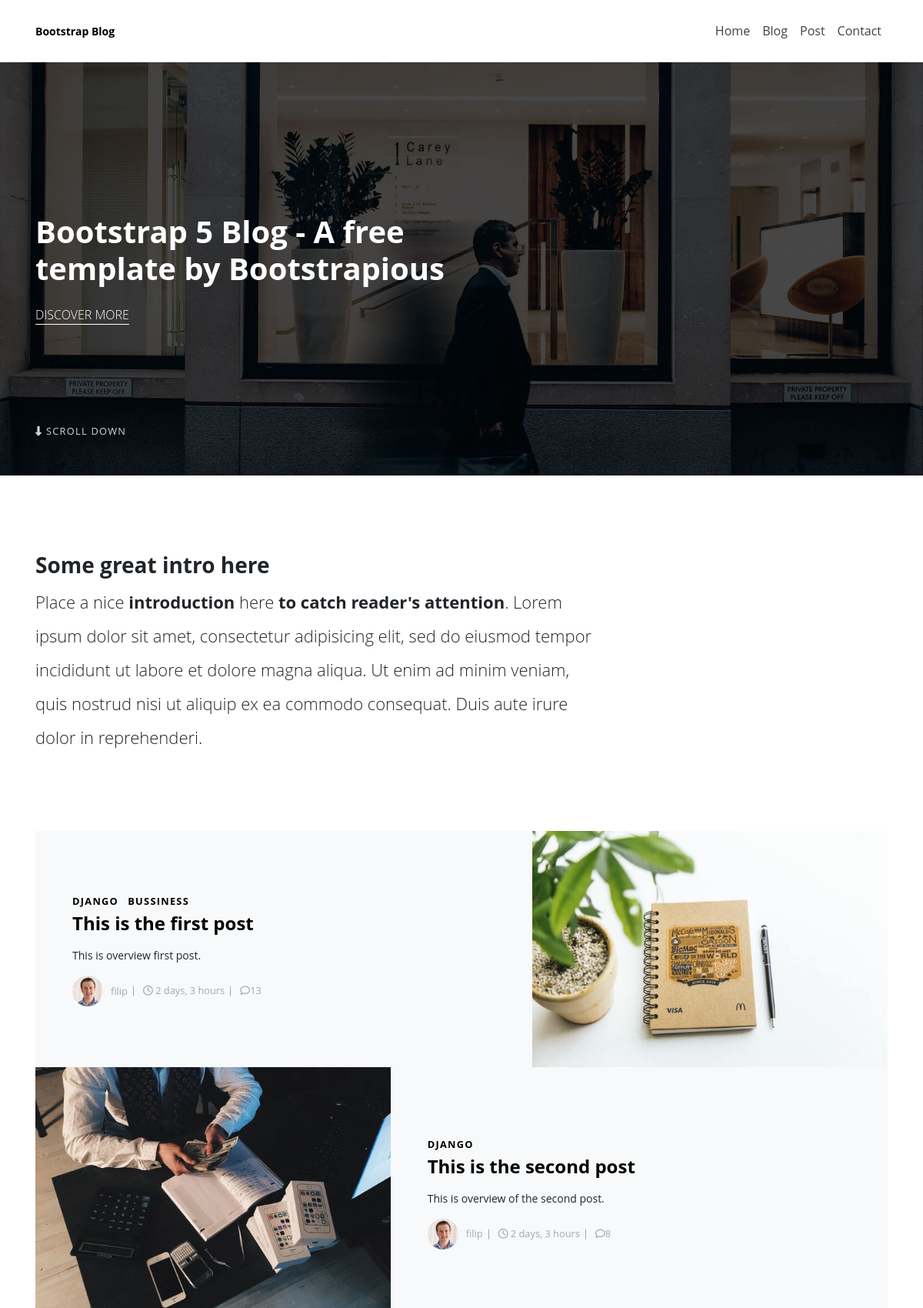
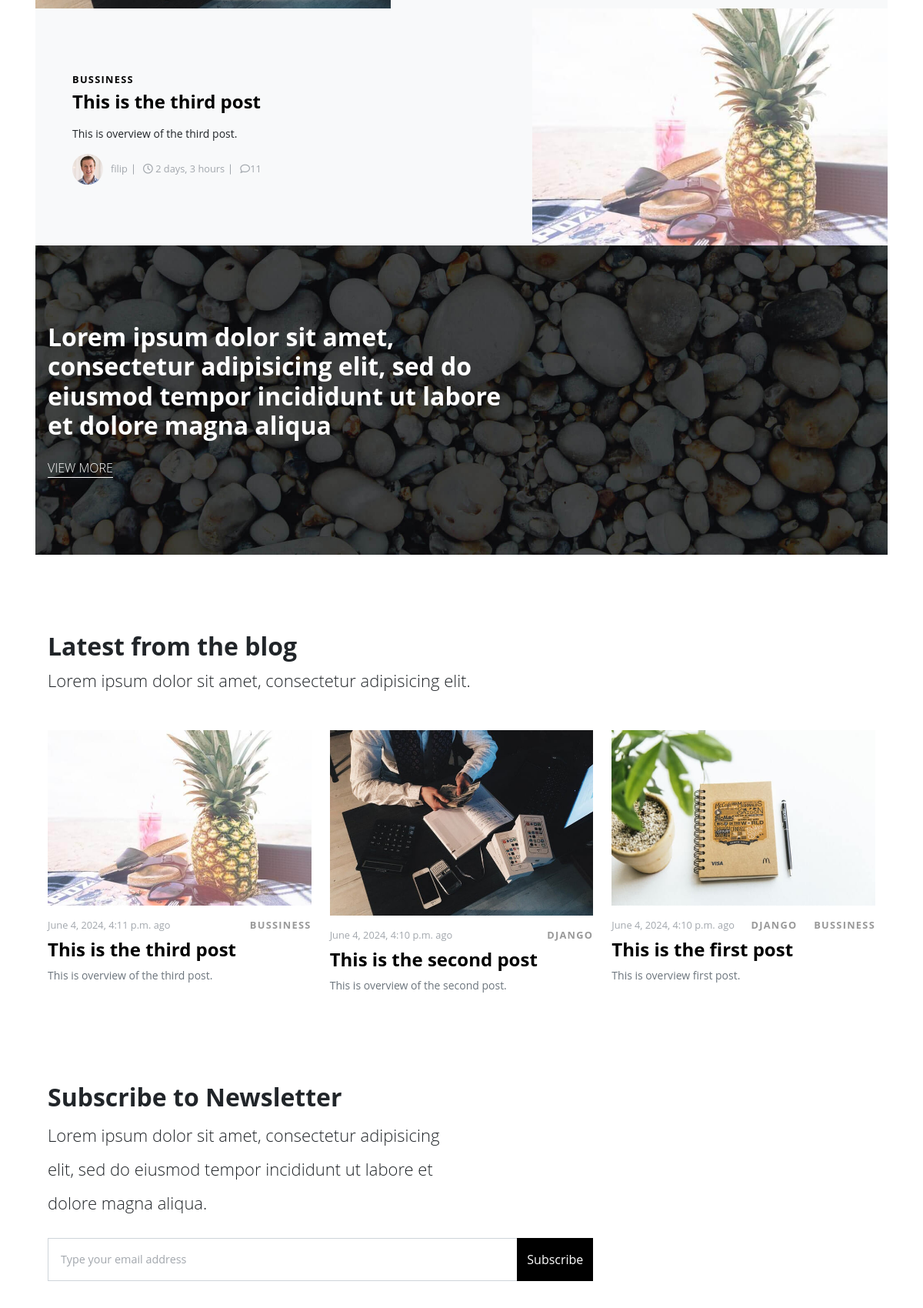
The page / (upper part) on the database its author committed (2 pictures, top to bottom).
### posts/models.py (models this page shows, shortened)
class Category(models.Model):
    title = models.CharField(max_length=20)
    def __str__(self):  return self.title

class Post(models.Model):
    title = models.CharField(max_length=100)
    overview = models.TextField()
    timestamp = models.DateTimeField(auto_now_add=True)
    comment_count = models.IntegerField(default = 0)
    author = models.ForeignKey(Author, on_delete = models.CASCADE)
    thumbnail = models.ImageField()
    categories = models.ManyToManyField(Category)
    featured = models.BooleanField()

class Author(models.Model):
    user = models.OneToOneField(User, on_delete=models.CASCADE)
    profile_picture = models.ImageField()
    def __str__(self):  return self.user.username

### posts/views.py (the view)
# urls.py: path('', index),
def index(request):
    featured = Post.objects.filter(featured=True)
    latest = Post.objects.order_by('-timestamp')[0:3]
    if request.method == 'POST':
        email = request.POST["email"]
        new_signup = Signup()
        new_signup.email = email
        new_signup.save()
    context = {
        'object_list'   : featured,
        'latest'        : latest
    }
    return render(request, 'index.html', context)

### templates/index.html (shortened to what this page needs)
{% extends 'base.html' %}
{% load static %}
{% block content %}
    <section class="hero position-relative" style="background: url({% static 'img/hero.jpg' %}); background-size: cover; background-position: center center">
      <div class="container text-white py-5">
        <div class="row py-lg-5">
          <div class="col-lg-7">
            <h1>Bootstrap 5 Blog - A free template by Bootstrapious</h1><a class="link-underline mt-3" href = "{% static '#!' %}">Discover More</a>
          </div>
        </div><a class="continue text-gray-400 position-absolute bottom-0 mb-5 z-index-20 link-transition small text-uppercase" href = "{% static '#intro' %}"><i class="fas fa-long-arrow-alt-down"></i> Scroll Down</a>
      </div>
    </section>
    <section id="intro">
      <div class="container">
        <div class="row">
          <div class="col-lg-8">
            <h2 class="h3">Some great intro here</h2>
            <p class="text-lg fw-light lh-lg mb-0">Place a nice <strong>introduction</strong> here <strong>to catch reader's attention</strong>. Lorem ipsum dolor sit amet, consectetur adipisicing elit, sed do eiusmod tempor incididunt ut labore et dolore magna aliqua. Ut enim ad minim veniam, quis nostrud nisi ut aliquip ex ea commodo consequat. Duis aute irure dolor in reprehenderi.</p>
          </div>
        </div>
      </div>
    </section>
    <section class="pt-0">
      <div class="container">
        {% for obj in object_list %}
        <div class="row d-flex align-items-stretch g-0">
          {% if not forloop.first and not forloop.last %}
          <div class="col-lg-5"><img class="img-fluid" src = "{{ obj.thumbnail.url }}" alt="..."></div>
          {% endif %}
          <div class="col-lg-7">
            <div class="text-inner d-flex align-items-center h-100 bg-light">
              <div class="content px-4 px-lg-5">
                <ul class="list-inline mb-1">
                  {% for cat in obj.categories.all %}
                  <li class="list-inline-item"><a class="text-uppercase text-dark small fw-bold" href = "#">{{ cat }}</a></li>
                  {% endfor %}
                </ul>
                <h2 class="h4 mb-3"><a class="text-dark" href = "{% static 'post.html' %}">{{ obj.title }}</a></h2>
                <p class="text-sm">{{ obj.overview }}</p>
                <ul class="list-inline list-separated text-gray-500 mb-0">
                  <li class="list-inline-item"><a class="d-flex align-items-center flex-wrap text-reset" href = "{% static '!#' %}">
                      <div class="avatar flex-shrink-0"><img class="img-fluid" src = "{{ obj.author.profile_picture.url }}" alt="..."/></div><small>{{ obj.author }}</small></a></li>
                  <li class="list-inline-item small"><i class="far fa-clock"></i> {{ obj.timestamp|timesince }}</li>
                  <li class="list-inline-item small"><i class="far fa-comment"></i>{{ obj.comment_count }}</li>
                </ul>
              </div>
            </div>
          </div>
          {% if forloop.first or forloop.last %}
          <div class="col-lg-5"><img class="img-fluid" src = "{{ obj.thumbnail.url }}" alt="..."></div>
          {% endif %}
        </div>
        {% endfor %}
    <section class="divider" style="background: url({% static 'img/divider-bg.jpg' %}); background-size: cover; background-position: center bottom">
      <div class="container text-white">
        <div class="row">
          <div class="col-md-7">
            <h2>Lorem ipsum dolor sit amet, consectetur adipisicing elit, sed do eiusmod tempor incididunt ut labore et dolore magna aliqua</h2><a class="link-underline mt-3" href = "#">View More</a>
          </div>
        </div>
      </div>
    </section>
    <section>
      <div class="container">
        <header class="mb-5">
          <h2>Latest from the blog</h2>
          <p class="text-lg fw-light">Lorem ipsum dolor sit amet, consectetur adipisicing elit.</p>
        </header>
        <div class="row gy-4">
          {% for obj in latest %}
          <div class="col-md-4"><a class="mb-3" href = "#"><img class="img-fluid" src = "{{ obj.thumbnail.url }}" alt="..."/></a>
            <div class="d-flex align-items-center justify-content-between mb-2"><small class="text-gray-500">{{ obj.timestamp }} ago</small>
              {% for cat in obj.categories.all %}
              <a class="small fw-bold text-uppercase small" href = "#">{{ cat }}</a>
              {% endfor %}
            </div>
            <h3 class="h4"><a class="text-dark" href = "#">{{ obj.title }}</a></h3>
            <p class="text-muted text-sm">{{ obj.overview }}</p>
          </div>
          {% endfor %}
        </div>
      </div>
    </section>
    <section class="pt-0">
      <div class="container">
        <div class="row">
          <div class="col-md-6">
            <h2>Subscribe to Newsletter</h2>
            <p class="text-lg lh-lg fw-light mb-4">Lorem ipsum dolor sit amet, consectetur adipisicing elit, sed do eiusmod tempor incididunt ut labore et dolore magna aliqua.</p>
          </div>
          <div class="col-md-8">
            <form action="." method = "POST">
              <div class="input-group">
                <input class="form-control p-3" type="email" name="email" id="email" placeholder="Type your email address">
                <button class="btn btn-dark" type="submit">Subscribe</button>
              </div>
            </form>
          </div>
        </div>
      </div>
    </section>
{% endblock content %}

### rows shown on the page
Post: title "This is the first post", overview "This is overview first post.", author.profile_picture (picture), author "filip", timestamp "2 days, 3 hours", comment_count "13", thumbnail (picture), timestamp "June 4, 2024, 4:10 p.m."
Category: title "DJANGO"
Category: title "BUSSINESS"
Post: thumbnail (picture), title "This is the second post", overview "This is overview of the second post.", author.profile_picture (picture), author "filip", timestamp "2 days, 3 hours", comment_count "8", timestamp "June 4, 2024, 4:10 p.m."
Post: title "This is the third post", overview "This is overview of the third post.", author.profile_picture (picture), author "filip", timestamp "2 days, 3 hours", comment_count "11", thumbnail (picture), timestamp "June 4, 2024, 4:11 p.m."
